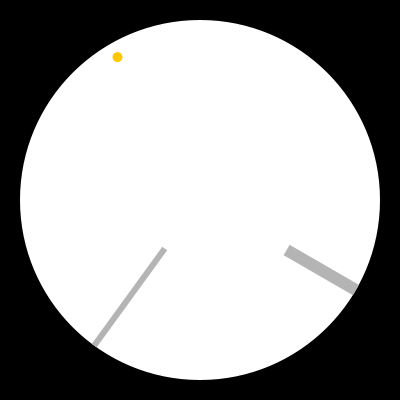
Frame 1 (no input)
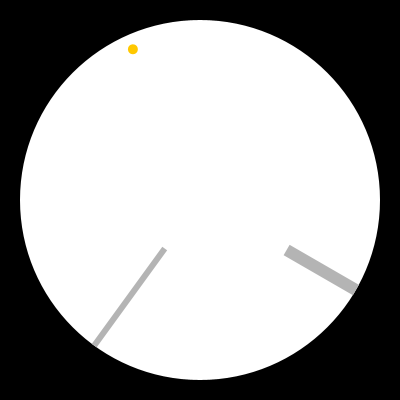
Frame 60 (the mouse pressed at the canvas centre just before this capture)
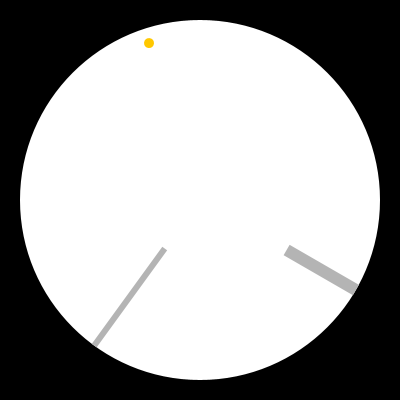
Frame 120 (the mouse held since frame 60 and released just before this capture)

The Processing sketch that drew these frames (run headless with seeded random() and noise(); from frame 60 on, the mouse is pressed at the canvas centre):

// Processing sketch: processing_103503
// ── processing_103503.pde

float angleHour,angleMinute,angleSecond;
void setup() {
  size(400,400);
  noStroke();
}

void draw() {
  angleHour = TWO_PI*hour()/12-HALF_PI;
  angleMinute = TWO_PI*minute()/60-HALF_PI;
  angleSecond = TWO_PI*second()/60-HALF_PI;
  
  background(0);
  fill(255);
  ellipse(width/2,height/2,360,360);
  
  translate(width/2,height/2);
fill(180);  
  pushMatrix();
  rotate(angleHour);
  rect(100,-6,80,12);
  popMatrix();
  
  pushMatrix();
  rotate(angleMinute);
  rect(60,-3,120,6);
  popMatrix();
  
  pushMatrix();
  fill(255,200,0);
  rotate(angleSecond);
  translate(165,0);
  ellipse(0,0,10,10);
  popMatrix();
  
}
